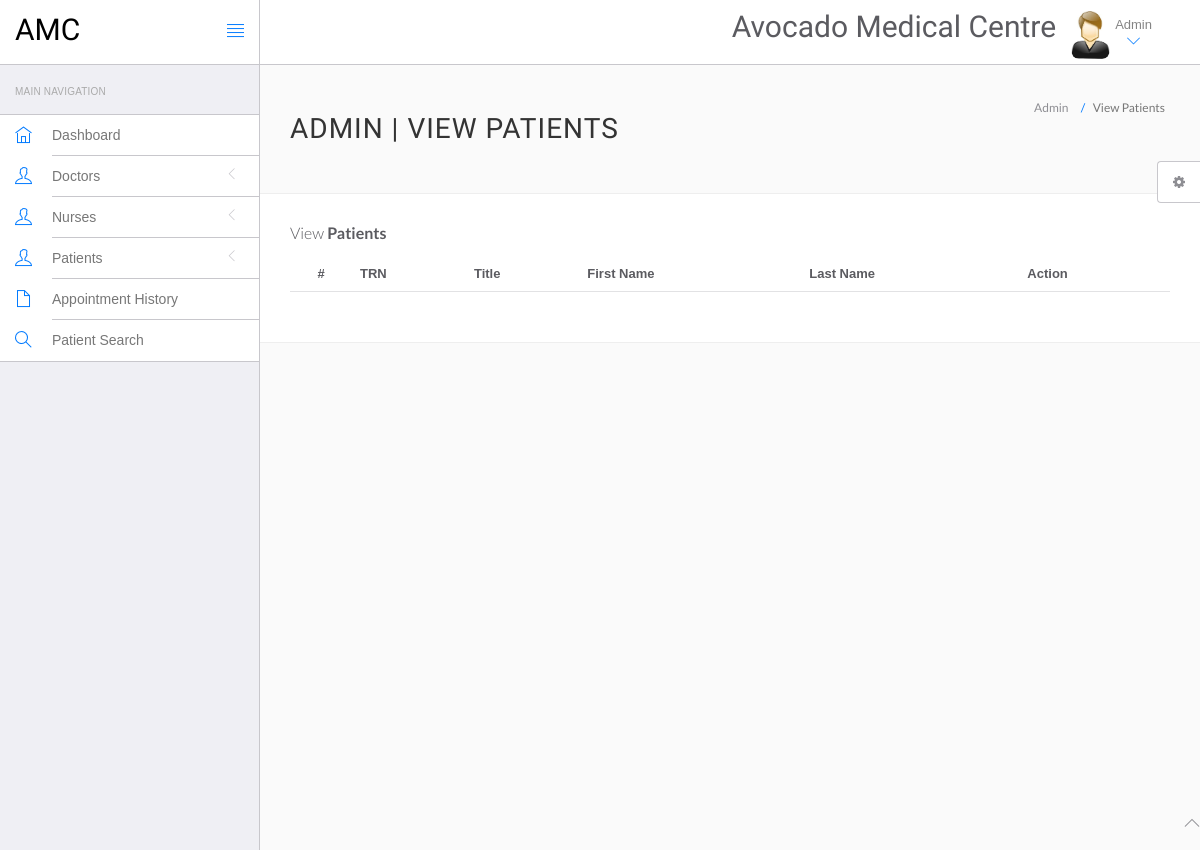
/views/admin/manage-patient.php (signed in), run on an earlier commit of the app's database.
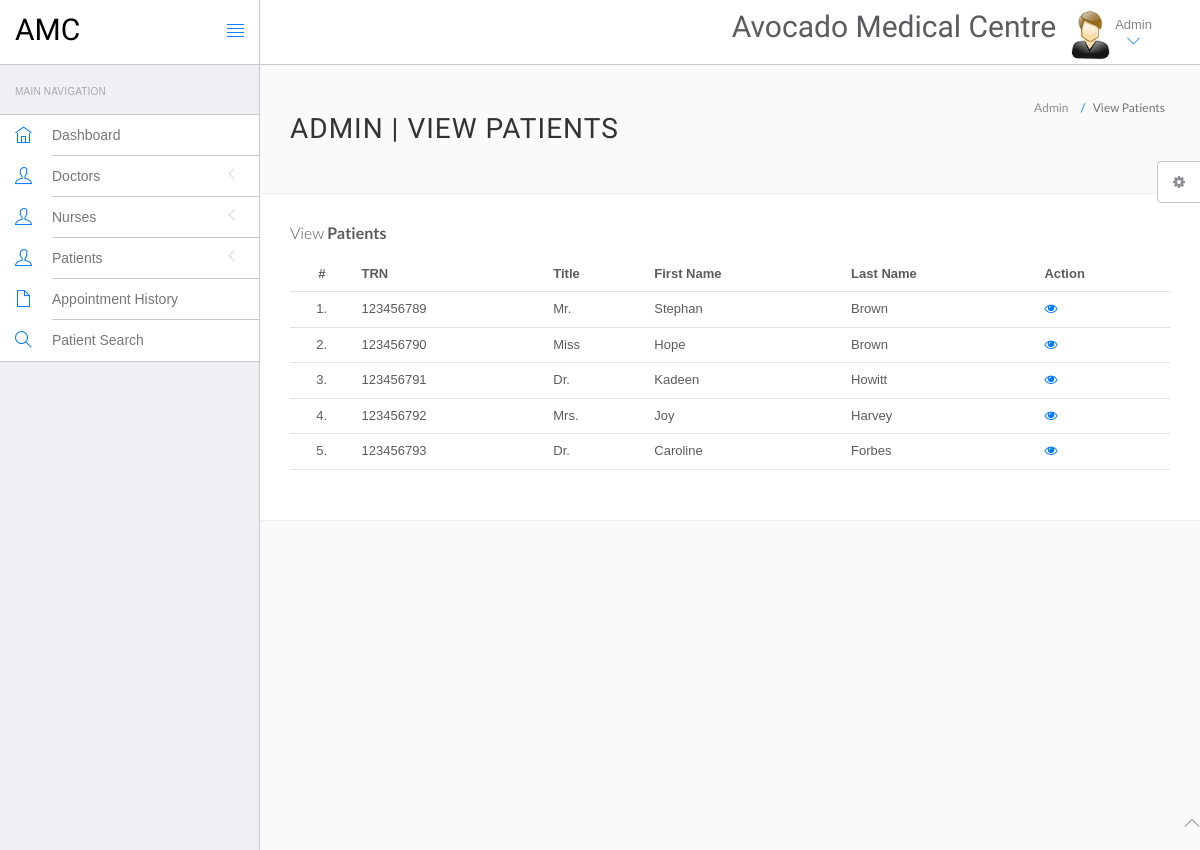
And on a later commit of the database.
### tables this page shows
CREATE TABLE IF NOT EXISTS `patient` (
  `TRN` int(11) NOT NULL AUTO_INCREMENT,
  `Title` varchar(25) NOT NULL,
  `FirstName` varchar(25) NOT NULL,
  `LastName` varchar(25) NOT NULL,
  `DOB` varchar(10) NOT NULL,
  `Address` varchar(50) NOT NULL,
  `TelNo` int(11) NOT NULL,
  `Email` varchar(50) NOT NULL,
  PRIMARY KEY (`TRN`),
  KEY `TRN` (`TRN`)
);

### views/admin/manage-patient.php (the view, shortened to what this page needs)
<!DOCTYPE html>
<html lang="en">
	<head>
		<link rel="stylesheet" href="vendor/bootstrap/css/bootstrap.min.css">
		<link rel="stylesheet" href="vendor/fontawesome/css/font-awesome.min.css">
		<link rel="stylesheet" href="vendor/themify-icons/themify-icons.min.css">
		<link href="vendor/animate.css/animate.min.css" rel="stylesheet" media="screen">
		<link href="vendor/perfect-scrollbar/perfect-scrollbar.min.css" rel="stylesheet" media="screen">
		<link href="vendor/switchery/switchery.min.css" rel="stylesheet" media="screen">
		<link href="vendor/bootstrap-touchspin/jquery.bootstrap-touchspin.min.css" rel="stylesheet" media="screen">
		<link href="vendor/select2/select2.min.css" rel="stylesheet" media="screen">
		<link href="vendor/bootstrap-datepicker/bootstrap-datepicker3.standalone.min.css" rel="stylesheet" media="screen">
		<link href="vendor/bootstrap-timepicker/bootstrap-timepicker.min.css" rel="stylesheet" media="screen">
		<link rel="stylesheet" href="assets/css/styles.css">
		<link rel="stylesheet" href="assets/css/plugins.css">
		<link rel="stylesheet" href="assets/css/themes/theme-1.css" id="skin_color" />
	</head>
	<body>
		<div id="app">
			<?php include('include/sidebar.php');?>
			<div class="app-content">
				<?php include('include/header.php');?>
				<div class="main-content" >
					<div class="wrap-content container" id="container">
						<section id="page-title">
							<div class="row">
								<div class="col-sm-8">
									<h1 class="mainTitle">Admin | View Patients</h1>
								</div>
								<ol class="breadcrumb">
									<li>
										<span>Admin</span>
									</li>
									<li class="active">
										<span>View Patients</span>
									</li>
								</ol>
							</div>
						</section>
						<div class="container-fluid container-fullw bg-white">
							<div class="row">
								<div class="col-md-12">
									<h5 class="over-title margin-bottom-15">View <span class="text-bold">Patients</span></h5>
									<table class="table table-hover" id="sample-table-1">
										<thead>
											<tr>
												<th class="center">#</th>
												<th>TRN</th>
												<th>Title</th>
												<th>First Name</th>
												<th>Last Name</th>
												<th>Action</th>
											</tr>
										</thead>
										<tbody>
											<?php
												include('include/config.php');
												$selQuery = "SELECT * FROM patient";
												$results = mysqli_query($conn,$selQuery) or die("Could not find database record(s)".mysqli_error($conn));
												$cnt=1;
												while($row=mysqli_fetch_assoc($results))
												{
											?>
											<tr>
												<td class="center"><?php echo $cnt;?>.</td>
												<td><?php echo $row['TRN']; ?></td>
												<td class="hidden-xs"><?php echo $row['Title'];?></td>
												<td><?php echo $row['FirstName'];?></td>
												<td><?php echo $row['LastName'];?></td>
												<td>
													<a href="view-patient.php?id=<?php echo $row['TRN'];?>"><i class="fa fa-eye"></i></a>
												</td>
											</tr>
											<?php
												$cnt=$cnt+1;
											}?>
										</tbody>
									</table>
								</div>
							</div>
						</div>
					</div>
				</div>
			</div>
			</div>
			<?php include('include/footer.php');?>
			<?php include('include/setting.php');?>
	</body>
</html>

### views/admin/include/sidebar.php (shortened to what this page needs)
<div class="sidebar app-aside" id="sidebar">
	<div class="sidebar-container perfect-scrollbar">
		<nav>
			<div class="navbar-title">
				<span>Main Navigation</span>
			</div>
			<ul class="main-navigation-menu">
				<li>
					<a href="dashboard.php">
						<div class="item-content">
							<div class="item-media">
								<i class="ti-home"></i>
							</div>
							<div class="item-inner">
								<span class="title"> Dashboard </span>
							</div>
						</div>
					</a>
				</li>
				<li>
					<a href="javascript:void(0)">
						<div class="item-content">
							<div class="item-media">
								<i class="ti-user"></i>
							</div>
							<div class="item-inner">
								<span class="title"> Doctors </span><i class="icon-arrow"></i>
							</div>
						</div>
					</a>
				</li>
				<li>
					<a href="javascript:void(0)">
						<div class="item-content">
							<div class="item-media">
								<i class="ti-user"></i>
							</div>
							<div class="item-inner">
								<span class="title"> Nurses </span><i class="icon-arrow"></i>
							</div>
						</div>
					</a>
				</li>
				<li>
					<a href="javascript:void(0)">
						<div class="item-content">
							<div class="item-media">
								<i class="ti-user"></i>
							</div>
							<div class="item-inner">
								<span class="title"> Patients </span><i class="icon-arrow"></i>
							</div>
						</div>
					</a>
				</li>
				<li>
					<a href="appointment-history.php">
						<div class="item-content">
							<div class="item-media">
								<i class="ti-file"></i>
							</div>
							<div class="item-inner">
								<span class="title"> Appointment History </span>
							</div>
						</div>
					</a>
				</li>
				<li>
					<li>
						<a href="patient-search.php">
							<div class="item-content">
								<div class="item-media">
									<i class="ti-search"></i>
								</div>
								<div class="item-inner">
									<span class="title"> Patient Search </span>
								</div>
							</div>
						</a>
					</li>
				</li>
			</ul>
		</nav>
	</div>
</div>

### views/admin/include/header.php (shortened to what this page needs)
<header class="navbar navbar-default navbar-static-top">
	<div class="navbar-header">
		<a class="navbar-brand" href="dashboard.php">
			<h2 style="padding-top:20%; color:#000 ">AMC</h2>
		</a>
		<a href="#" class="sidebar-toggler pull-right visible-md visible-lg" data-toggle-class="app-sidebar-closed" data-toggle-target="#app">
			<i class="ti-align-justify"></i>
		</a>
	</div>
	<div class="navbar-collapse collapse">
		<ul class="nav navbar-right">
			<li  style="padding-top:2% ">
				<h2>Avocado Medical Centre</h2>
			</li>
			<li class="dropdown current-user">
				<a href class="dropdown-toggle" data-toggle="dropdown">
					<img src="assets/images/images.jpg" > <span class="username">
					Admin
					<i class="ti-angle-down"></i></i></span>
				</a>
			</li>
		</ul>
	</div>
</header>

### views/admin/include/footer.php
<footer>
	<div class="footer-inner">
		<div class="pull-left">
			&copy; <span class="current-year"></span><span class="text-bold text-uppercase"> AMC</span>. <span>All rights reserved</span>
		</div>
		<div class="pull-right">
			<span class="go-top"><i class="ti-angle-up"></i></span>
		</div>
	</div>
</footer>

### views/admin/include/setting.php (shortened to what this page needs)
<div class="settings panel panel-default hidden-xs hidden-sm" id="settings">
				<button ct-toggle="toggle" data-toggle-class="active" data-toggle-target="#settings" class="btn btn-default">
					<i class="fa fa-spin fa-gear"></i>
				</button>
			</div>

### views/admin/assets/css/plugins.css (style rules this page uses)
.perfect-scrollbar { overflow-y: hidden !important; }

### views/admin/assets/css/themes/theme-1.css (style rules this page uses)
body { background: #FAFAFA; }
header .navbar-header { background: #ffffff !important; border-right-color: #c8c7cc !important; border-bottom-color: #c8c7cc !important; }
header .navbar-header .sidebar-toggler, header .navbar-header .sidebar-mobile-toggler { color: #007aff !important; }
header .navbar-header .navbar-brand { color: #777 !important; }
header .navbar-collapse { background: #ffffff !important; border-bottom-color: #c8c7cc !important; box-shadow: none !important; }
header .navbar-collapse .navbar-right > li > a { color: #777; }
header .navbar-collapse .navbar-right > li > a i { color: #007aff !important; }
#sidebar { background: #EFEFF4 !important; }
#sidebar:before { border-right-width: "1px" !important; border-right-style: solid; border-right-color: #c8c7cc !important; }
#sidebar nav { border-right-width: "1px" !important; border-right-style: solid; border-right-color: #c8c7cc !important; }
#sidebar nav .navbar-title { color: #aaaaaa; }
#sidebar nav > ul { background: #ffffff !important; border-bottom-color: #c8c7cc !important; border-top-color: #c8c7cc !important; }
#sidebar nav > ul > li > a .item-media > i { color: #007aff !important; }
#sidebar nav > ul > li > a .item-inner { color: #777 !important; border-bottom-color: #c8c7cc; }

What changed in the data, as far as the page shows it:
added patient: TRN "123456789", Title "Mr.", FirstName "Stephan", LastName "Brown"
added patient: TRN "123456790", Title "Miss", FirstName "Hope", LastName "Brown"
added patient: TRN "123456791", Title "Dr.", FirstName "Kadeen", LastName "Howitt"
added patient: TRN "123456792", Title "Mrs.", FirstName "Joy", LastName "Harvey"
added patient: TRN "123456793", Title "Dr.", FirstName "Caroline", LastName "Forbes"
